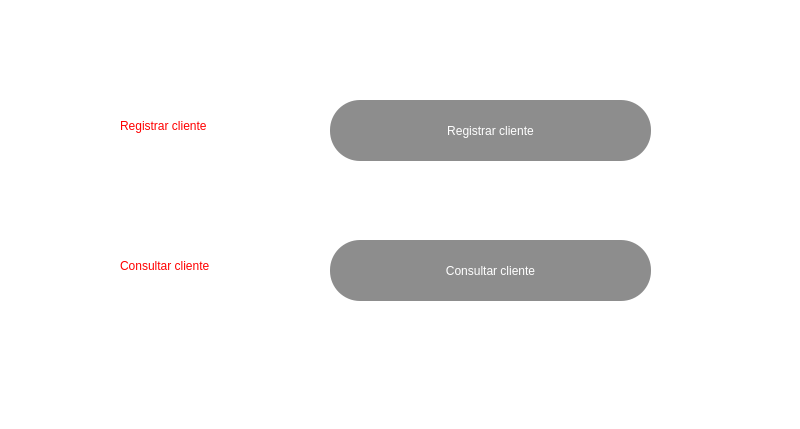
<?xml version="1.0" encoding="UTF-8"?>
<ui version="4.0">
 <class>MainWindow</class>
 <widget class="QMainWindow" name="MainWindow">
  <property name="geometry">
   <rect>
    <x>0</x>
    <y>0</y>
    <width>800</width>
    <height>429</height>
   </rect>
  </property>
  <property name="windowTitle">
   <string>MainWindow</string>
  </property>
  <property name="styleSheet">
   <string notr="true">background-color: rgb(255, 255, 255);</string>
  </property>
  <widget class="QWidget" name="centralwidget">
   <widget class="QLabel" name="label_5">
    <property name="geometry">
     <rect>
      <x>120</x>
      <y>110</y>
      <width>211</width>
      <height>31</height>
     </rect>
    </property>
    <property name="styleSheet">
     <string notr="true">
font: 75 14pt &quot;MS Shell Dlg 2&quot;;
color: rgb(255, 0, 0);</string>
    </property>
    <property name="text">
     <string>Registrar cliente</string>
    </property>
   </widget>
   <widget class="QPushButton" name="btn_cliente">
    <property name="geometry">
     <rect>
      <x>330</x>
      <y>100</y>
      <width>321</width>
      <height>61</height>
     </rect>
    </property>
    <property name="styleSheet">
     <string notr="true">QPushButton{
font: 90 20pt &quot;MS Shell Dlg 2&quot;;
  color:rgb(255, 255, 255);
  
	background-color: rgb(104, 127, 143);
border-radius:30px;
}
QPushButton:hover{
background-color: rgb(255, 0,0 );
	color:rgb(255, 255, 255);
}

QPushButton{

  color:rgb(255, 255, 255);
  
	
	background-color: rgb(141, 141, 141);
}
</string>
    </property>
    <property name="text">
     <string>Registrar cliente</string>
    </property>
   </widget>
   <widget class="QLabel" name="label_3">
    <property name="geometry">
     <rect>
      <x>120</x>
      <y>250</y>
      <width>211</width>
      <height>31</height>
     </rect>
    </property>
    <property name="styleSheet">
     <string notr="true">
font: 75 14pt &quot;MS Shell Dlg 2&quot;;
color: rgb(255, 0, 0);</string>
    </property>
    <property name="text">
     <string>Consultar cliente</string>
    </property>
   </widget>
   <widget class="QPushButton" name="btn_consulta">
    <property name="geometry">
     <rect>
      <x>330</x>
      <y>240</y>
      <width>321</width>
      <height>61</height>
     </rect>
    </property>
    <property name="styleSheet">
     <string notr="true">QPushButton{
font: 90 20pt &quot;MS Shell Dlg 2&quot;;
  color:rgb(255, 255, 255);
  
	background-color: rgb(104, 127, 143);
border-radius:30px;
}
QPushButton:hover{
background-color: rgb(255, 0,0 );
	color:rgb(255, 255, 255);
}

QPushButton{

  color:rgb(255, 255, 255);
  
	
	background-color: rgb(141, 141, 141);
}
</string>
    </property>
    <property name="text">
     <string>Consultar cliente</string>
    </property>
   </widget>
  </widget>
  <widget class="QMenuBar" name="menubar">
   <property name="geometry">
    <rect>
     <x>0</x>
     <y>0</y>
     <width>800</width>
     <height>21</height>
    </rect>
   </property>
  </widget>
  <widget class="QStatusBar" name="statusbar"/>
 </widget>
 <resources/>
 <connections/>
</ui>
